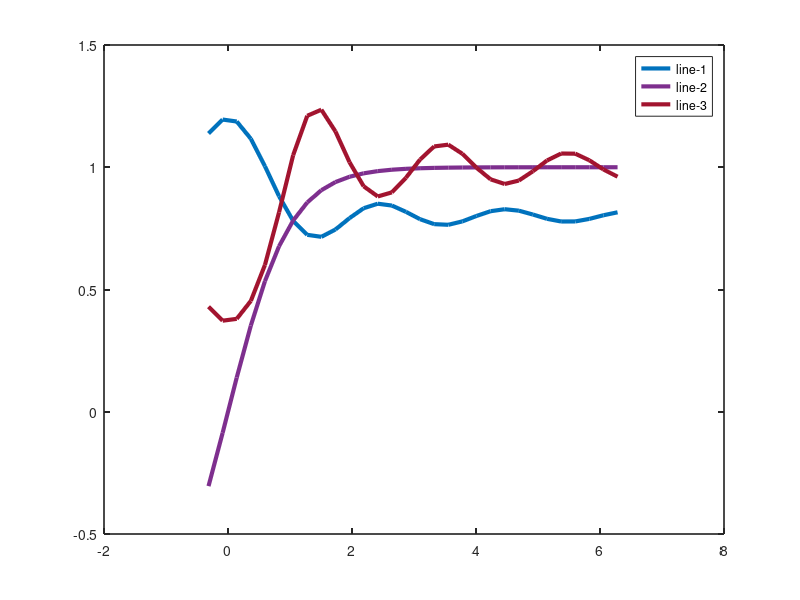

MATLAB code to generate this figure: (Note: this script raises an error after producing the figure.)
% Magnification of the customized regions of the plot's axis.
clc
clear
close all

% data
x = linspace(-0.1*pi,2*pi, 30);
y = cell(1, 3);
y{1, 1} = 0.4*sinc(x)+0.8;
y{1, 2} = tanh(x);
y{1, 3} = exp(-sinc(x));

%% main axes
figure
color_ = [0, 114, 189; 126, 47, 142; 162, 20, 47]/255;
axes1 = axes('Units', 'normalized');
hold(axes1, 'on');
box(axes1,'on');
set(axes1, 'LineWidth', 1.2, 'TickDir', 'in');
for i = 1:3
    plot(x, y{1, i}, 'Parent', axes1, 'Color', color_(i, :), 'LineWidth', 3)
end
legend(axes1, 'line-1', 'line-2', 'line-3')

%% new axes
% parameters of axes
axesParams = struct('position', [0.7, 0.1, 0.2, 0.4],...
                    'zoomZone', [9, 12],...
                    'expandRatio', [0.1, 0.1]);
                
% parameters of line
            %   Rectangle         Axes
            %    2----1          2----1
            %    3----4          3----4
lineParams = struct('lineDirection', [1, 2; 4, 3]);

%% plot
zp = BaseZoom();
zp.plot(axes1, axesParams, lineParams)